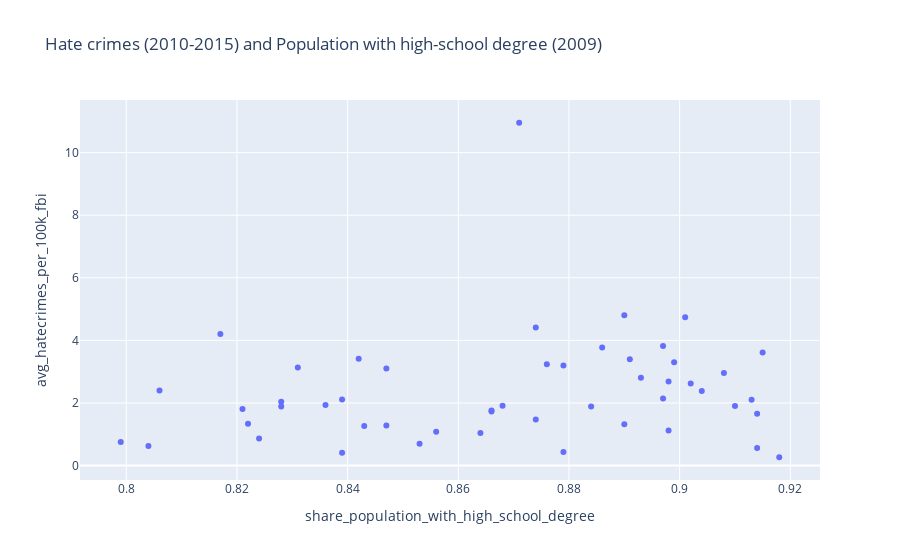

Here is the notebook cell this chart was saved with:
### Markdown cell above
The first chart for unemployment doesn't show a clear relationship. However, for population in metro areas, I can sort of see an increasing trend. This tells me that states with metro areas are more likely to experience hate crimes. To me, this makes sense because I can imagine in the cities, there are way more interactions with people because of dense populations and you aren't likely to meet a lot of people in rural areas. States like California and Texas are found on the higher end of the population and Montana and Vermont are on the lower.

### Code cell
hsdegree_crime = hate_crimes[['state', 'share_population_with_high_school_degree', 'avg_hatecrimes_per_100k_fbi']]

fig7 = px.scatter(hsdegree_crime, 
                 x="share_population_with_high_school_degree", 
                 y="avg_hatecrimes_per_100k_fbi",
                hover_name="state",
                title="Hate crimes (2010-2015) and Population with high-school degree (2009)")
fig7.show();

### Figure 1 — Plotly figure (JSON) as saved in the notebook; plotly's stock layout.template omitted (floating-point values rounded to 4 significant figures)
{"data": [{"hovertemplate": "<b>%{hovertext}</b><br><br>share_population_with_high_school_degree=%{x}<br>avg_hatecrimes_per_100k_fbi=%{y}<extra></extra>", "hovertext": ["Alabama", "Alaska", "Arizona", "Arkansas", "California", "Colorado", "Connecticut", "Delaware", "District of Columbia", "Florida", "Georgia", "Hawaii", "Idaho", "Illinois", "Indiana", "Iowa", "Kansas", "Kentucky", "Louisiana", "Maine", "Maryland", "Massachusetts", "Michigan", "Minnesota", "Mississippi", "Missouri", "Montana", "Nebraska", "Nevada", "New Hampshire", "New Jersey", "New Mexico", "New York", "North Carolina", "North Dakota", "Ohio", "Oklahoma", "Oregon", "Pennsylvania", "Rhode Island", "South Carolina", "South Dakota", "Tennessee", "Texas", "Utah", "Vermont", "Virginia", "Washington", "West Virginia", "Wisconsin", "Wyoming"], "legendgroup": "", "marker": {"color": "#636efa", "symbol": "circle"}, "mode": "markers", "name": "", "orientation": "v", "showlegend": false, "type": "scatter", "x": [0.821, 0.914, 0.842, 0.824, 0.806, 0.893, 0.886, 0.874, 0.871, 0.853, 0.839, 0.904, 0.884, 0.864, 0.866, 0.914, 0.897, 0.817, 0.822, 0.902, 0.89, 0.89, 0.879, 0.915, 0.804, 0.868, 0.908, 0.898, 0.839, 0.913, 0.874, 0.828, 0.847, 0.843, 0.901, 0.876, 0.856, 0.891, 0.879, 0.847, 0.836, 0.899, 0.831, 0.799, 0.904, 0.91, 0.866, 0.897, 0.828, 0.898, 0.918], "xaxis": "x", "y": [1.806, 1.657, 3.414, 0.8692, 2.398, 2.805, 3.773, 1.47, 10.95, 0.6981, 0.412, null, 1.891, 1.044, 1.757, 0.5614, 2.144, 4.208, 1.341, 2.627, 1.325, 4.802, 3.2, 3.612, 0.6227, 1.909, 2.955, 2.686, 2.114, 2.106, 4.413, 1.886, 3.102, 1.263, 4.741, 3.24, 1.082, 3.395, 0.4309, 1.283, 1.937, 3.302, 3.136, 0.7528, 2.384, 1.903, 1.725, 3.818, 2.037, 1.122, 0.2669], "yaxis": "y"}], "layout": {"autosize": true, "legend": {"tracegroupgap": 0}, "title": {"text": "Hate crimes (2010-2015) and Population with high-school degree (2009)"}, "xaxis": {"anchor": "y", "autorange": true, "domain": [0, 1], "range": [0.7919, 0.9251], "title": {"text": "share_population_with_high_school_degree"}, "type": "linear"}, "yaxis": {"anchor": "x", "autorange": true, "domain": [0, 1], "range": [-0.5158, 11.74], "title": {"text": "avg_hatecrimes_per_100k_fbi"}, "type": "linear"}}}
